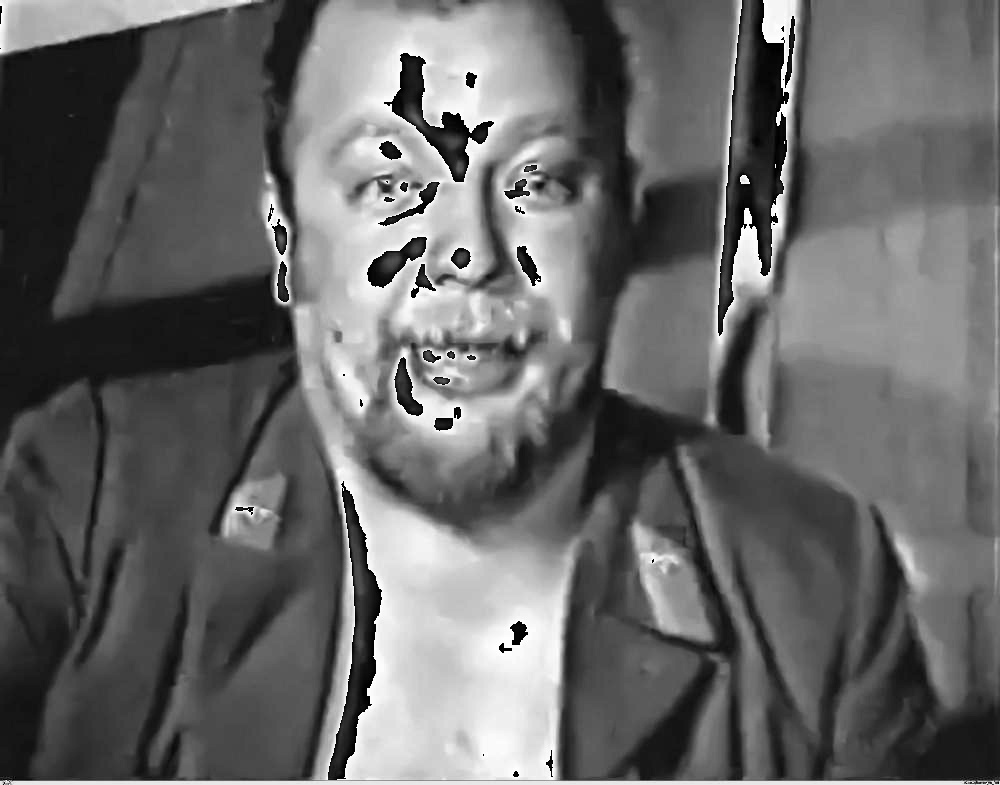
#> input picture обработка изображений/01_deg_2.jpg, 1000 x 785 px, given in place of homer.jpg, which was not available
$ jupyter execute 'Код.ipynb'
#> lines starting #> are read from the running program, lines starting #| are printed output that depends on the picture; pictures that were not available may be replaced by others from this repository, and a replacement may not be noted
[cell 1]
import matplotlib.pyplot as plt

from skimage import data,io,color
from skimage.color import rgb2gray

original = io.imread('homer.jpg')
#> original is the input picture: shape (785, 1000, 3); min 0, max 255, mean 103.3
grayscale = rgb2gray(original)

fig, axes = plt.subplots(1, 2, figsize=(8, 4))
ax = axes.ravel()

ax[0].imshow(original)
ax[0].set_title("Original")
ax[1].imshow(grayscale, cmap=plt.cm.gray)
ax[1].set_title("Grayscale")

fig.tight_layout()
plt.show()
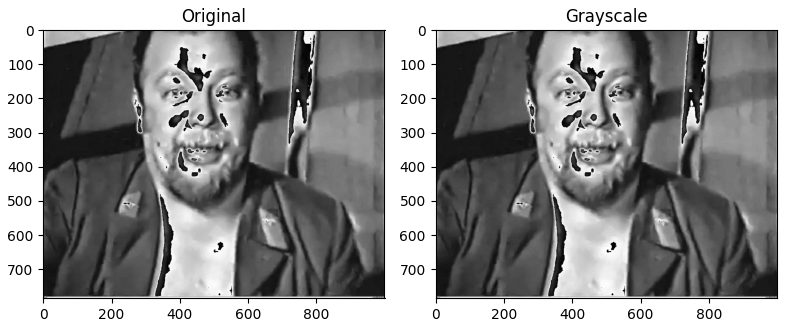
#> figure drawn by matplotlib, 2 panels

[cell 2]
import random
from PIL import Image, ImageDraw #Подключим необходимые библиотеки.
mode = 0 #Считываем номер преобразования.
image = Image.open("zoidberg.jpg") #Открываем изображение.
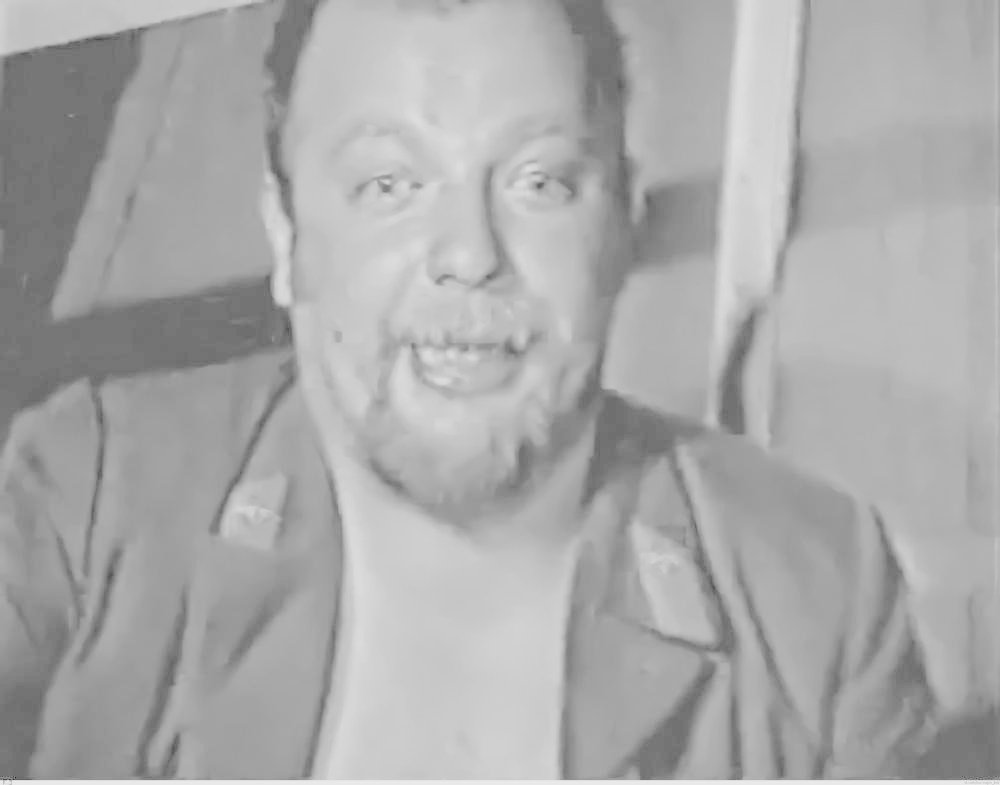
#> input picture обработка изображений/01_log.jpg, 1000 x 785 px, given in place of zoidberg.jpg, which was not available
#> image is the input picture: PIL image 1000x785 RGB; min 28, max 239, mean 169.8
draw = ImageDraw.Draw(image) #Создаем инструмент для рисования.
width = image.size[0] #Определяем ширину.
#> width = 1000
height = image.size[1] #Определяем высоту.
#> height = 785
pix = image.load() #Выгружаем значения пикселей.

if (mode == 0):
	for i in range(width):
		for j in range(height):
			a = pix[i, j][0]
			b = pix[i, j][1]
			c = pix[i, j][2]
			S = (a + b + c) // 3
			draw.point((i, j), (S, S, S))

if (mode == 2):
	for i in range(width):
		for j in range(height):
			a = pix[i, j][0]
			b = pix[i, j][1]
			c = pix[i, j][2]
			draw.point((i, j), (255 - a, 255 - b, 255 - c))

if (mode == 5):
	factor = int(input('factor:'))
	for i in range(width):
		for j in range(height):
			a = pix[i, j][0]
			b = pix[i, j][1]
			c = pix[i, j][2]
			S = a + b + c
			if (S > (((255 + factor) // 2) * 3)):
				a, b, c = 255, 255, 255
			else:
				a, b, c = 0, 0, 0
			draw.point((i, j), (a, b, c))

image.save("black_zoidberg.jpg", "JPEG")

[cell 3]
 # -*- coding: utf-8 -*-
import numpy as np
import matplotlib.pyplot as plt
import cv2

 # Рисование кривой
def log_plot(c):
#> called with c = 42
    x=np.arange(0,256,0.01)
    y=c*np.log(1+x)
    plt.plot(x,y,'r',linewidth=1)
    plt.rcParams ['font.sans-serif'] = ['SimHei'] # Отображать китайские теги как обычно
    plt.title (u'Функция логарифмического преобразования ')
    plt.xlim(0,255),plt.ylim(0,255)
    plt.show()
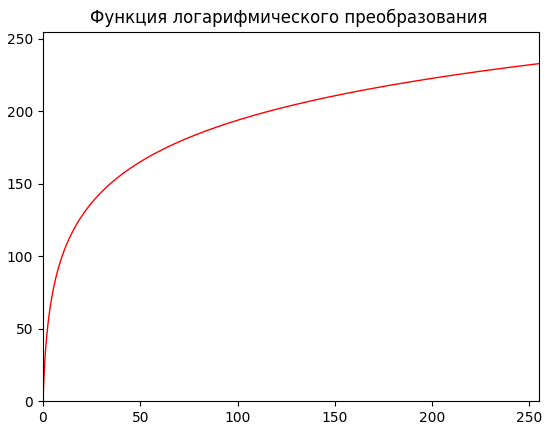
#> figure drawn by matplotlib, 1 panel; curve peaks at x = 256, y = 233.1

 # Логарифмическое преобразование
def log(c,img):
#> called with c = 42
    output=c*np.log(1.0+img)
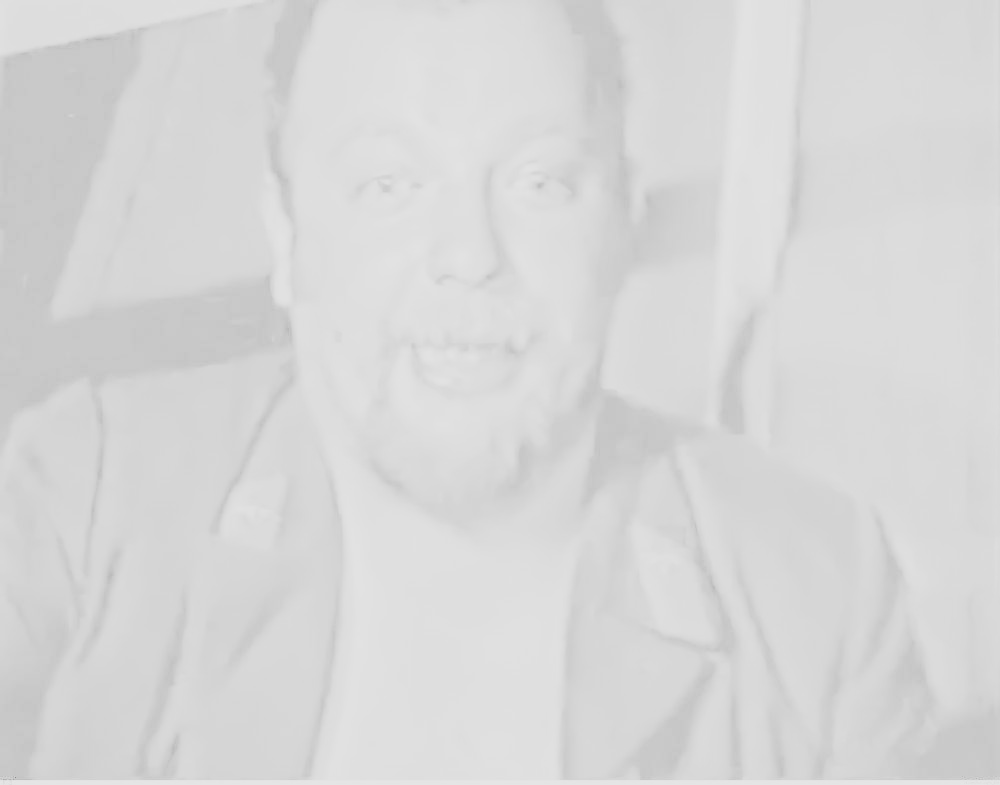
#> output: shape (785, 1000, 3) float64; min 138.4, max 231.6, mean 215.4
    output=np.uint8(output+0.5)
    return output

# Прочитать исходное изображение
img=cv2.imread('black_zoidberg.jpg')

# Нарисуйте кривую логарифмического преобразования
log_plot(42)
 # Логарифмическое преобразование шкалы серого изображения
output=log(42,img)
30
# Показать изображение
cv2.imshow('Input',img)
cv2.imshow('Output',output)
cv2.waitKey(0)
cv2.destroyAllWindows()

[cell 4]
# -*- coding: utf-8 -*-
import numpy as np
import matplotlib.pyplot as plt
import cv2

# Рисование кривой
def gamma_plot(c, v):
#> called with c = 5e-08, v = 4
  x = np.arange(0, 256, 0.01)
  y = c*x**v
  plt.plot(x, y, 'r', linewidth=1)
  plt.rcParams ['font.sans-serif'] = ['SimHei'] # Отображать китайские теги как обычно
  plt.title (u'Функция преобразования гаммы ')
  plt.xlim([0, 255]), plt.ylim([0, 255])
  plt.show()
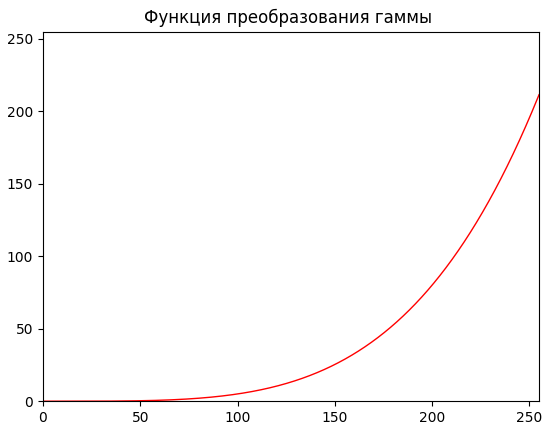
#> figure drawn by matplotlib, 1 panel; curve peaks at x = 256, y = 214.7

 # Гамма преобразование
def gamma(img, c, v):
#> called with c = 0.9, v = 0.9
  lut = np.zeros(256, dtype=np.float32)
  for i in range(256):
    lut[i] = c * i ** v
  output_img = cv2.LUT (img, lut) # Отображение значения серого пикселя
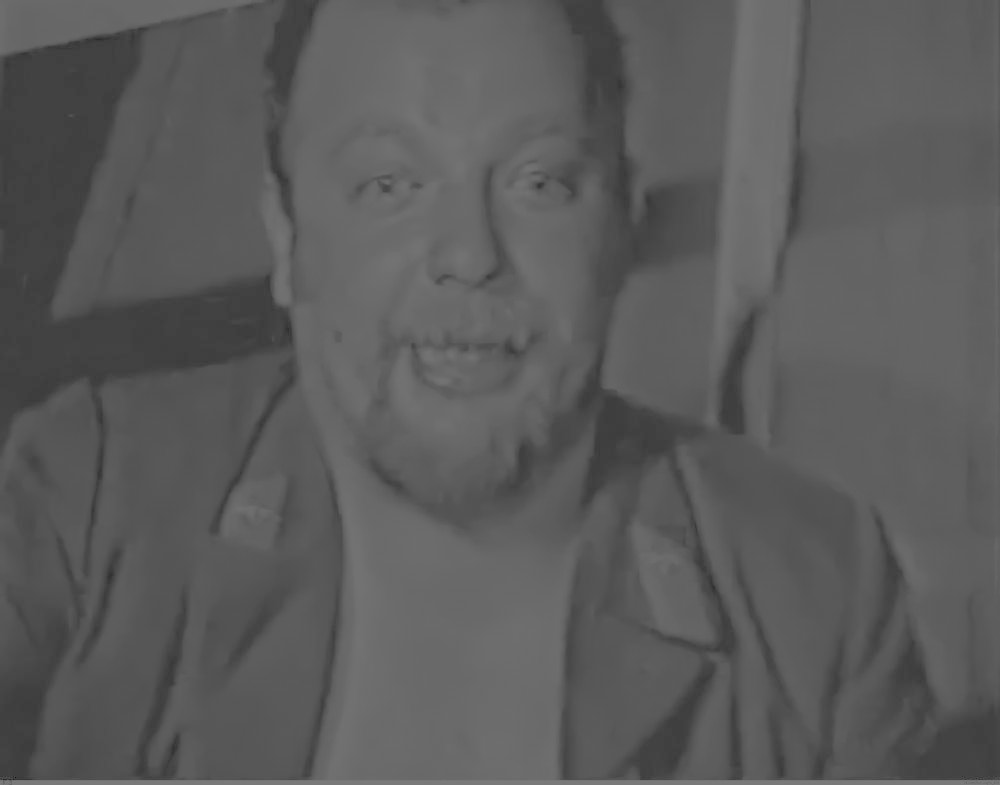
#> output_img: shape (785, 1000, 3) float32; min 16.89, max 128.1, mean 91.4
  output_img = np.uint8(output_img+0.5)
  return output_img

# Прочитать исходное изображение
img = cv2.imread('black_zoidberg.jpg')

  # Нарисуйте кривую гамма-преобразования
gamma_plot(0.00000005, 4.0)

  # Гамма-преобразование оттенков серого изображения
output = gamma(img, 0.9, 0.9)

# Показать изображение
cv2.imshow('Imput', img)
cv2.imshow('Output', output)
cv2.waitKey(0)
cv2.destroyAllWindows()

[cell 5]
import cv2

import numpy as np


# Функция для отображения каждого уровня интенсивности на выходной уровень интенсивности.

def pixelVal(pix, r1, s1, r2, s2):

    if (0 <= pix and pix <= r1):

        return (s1 / r1)*pix

    elif (r1 < pix and pix <= r2):

        return ((s2 - s1)/(r2 - r1)) * (pix - r1) + s1

    else:

        return ((255 - s2)/(255 - r2)) * (pix - r2) + s2


# Откройте изображение.

img = cv2.imread('black_zoidberg.jpg')


# Определить параметры.

r1 = 70

s1 = 0

r2 = 140

s2 = 255


# Векторизовать функцию, чтобы применить ее к каждому значению в массиве Numpy.

pixelVal_vec = np.vectorize(pixelVal)


# Применить контрастное растяжение.

contrast_stretched = pixelVal_vec(img, r1, s1, r2, s2)
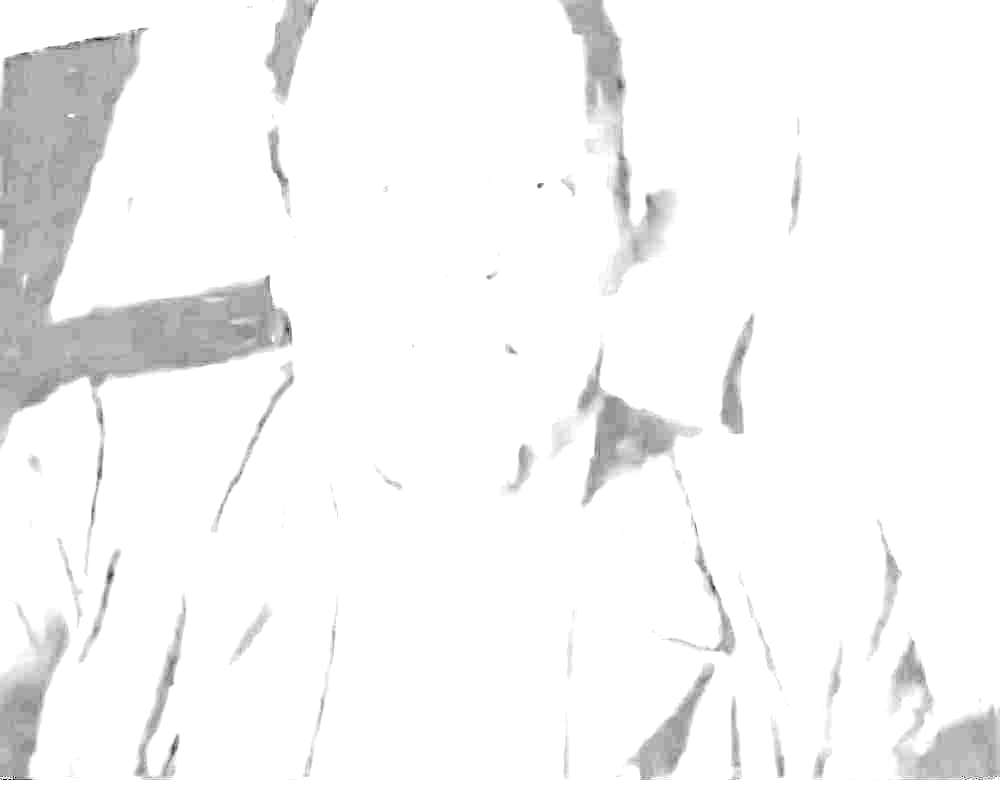
#> contrast_stretched: shape (785, 1000, 3) float64; min 0, max 255, mean 245.9


# Сохранить отредактированное изображение.

cv2.imwrite('contrast_stretch.jpg', contrast_stretched)
#> Out = True

[cell 6]
from PIL import Image


def crop_center(pil_img, crop_width: int, crop_height: int) -> Image:
    """
    Функция для обрезки изображения по центру.
    """
#> called with crop_width = 400, crop_height = 400
    img_width, img_height = pil_img.size
#> img_width = 1000; img_height = 785
    return pil_img.crop(((img_width - crop_width) // 2,
                         (img_height - crop_height) // 2,
                         (img_width + crop_width) // 2,
                         (img_height + crop_height) // 2))
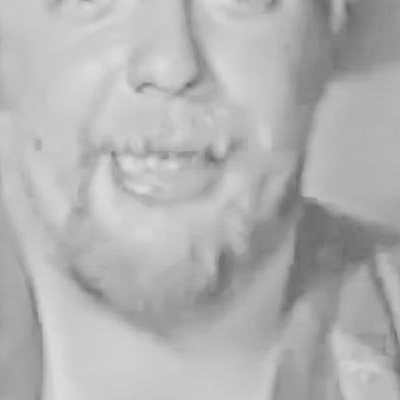
#> returned value: PIL image 400x400 RGB; min 102, max 221, mean 178.1


im = Image.open('black_zoidberg.jpg')
im_new = crop_center(im, 400, 400)
im_new.save('guido_crop_center.jpg', quality=95)
